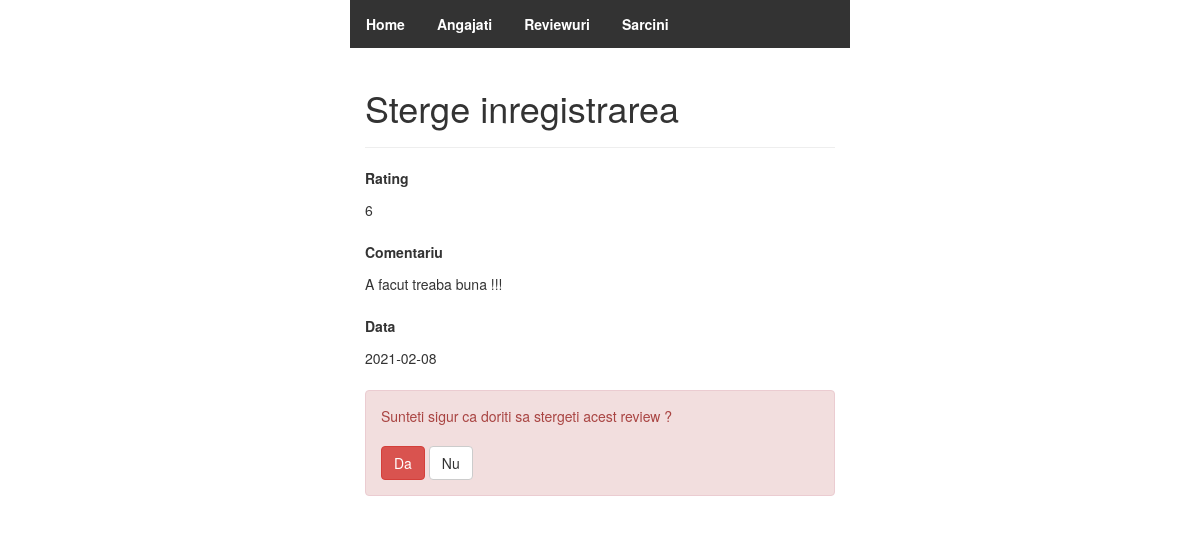
Screenshot of /project_php/reviewuri/sterge.php?id=9 with the database file from the repository.
### tables this page shows
CREATE TABLE `reviewuri` (
  `idreview` bigint NOT NULL,
  `rating` int DEFAULT NULL,
  `comentariu` text,
  `data` date DEFAULT NULL
);

### project_php/reviewuri/sterge.php (the view, shortened to what this page needs)
<?php
if(isset($_GET["id"])){
    if(!empty(trim($_GET["id"]))){
        require_once "../config.php";
        $sql = "SELECT * FROM reviewuri WHERE idreview = ?";
        if($stmt = mysqli_prepare($link, $sql)){
            mysqli_stmt_bind_param($stmt, "i", $param_id);
            if(mysqli_stmt_execute($stmt)){
                $result = mysqli_stmt_get_result($stmt);
                if(mysqli_num_rows($result) == 1){
                    $row = mysqli_fetch_array($result, MYSQLI_ASSOC);
                } else{
                    header("location: ../eroare.php");
                    exit();
                }
            } else{
                echo "EROARE: Nu se poate executa $sql. " . mysqli_error($link);
            }
        }
    } else{
        header("location: ../eroare.php");
        exit();
    }
}
?>
<!DOCTYPE html>
<html lang="en">
<head>
    <link rel="stylesheet" href="https://maxcdn.bootstrapcdn.com/bootstrap/3.3.7/css/bootstrap.css">
    <link rel="stylesheet" href="../main.css">
</head>
<body>
    <div class="wrapper">
        <ul>
            <li><a href="../"><strong>Home</strong></a> </li>
            <li><a href="../angajati"><strong>Angajati</strong></a> </li>
            <li><a href="../reviewuri"><strong>Reviewuri</strong></a> </li>
            <li><a href="../sarcini"><strong>Sarcini</strong></a> </li>
        </ul>
        <div class="container-fluid">
            <div class="row">
                <div class="col-md-12">
                    <div class="page-header">
                        <h1>Sterge inregistrarea</h1>
                    </div>
                    <div class="form-group">
                        <label>Rating</label>
                        <p class="form-control-static"><?php echo $row["rating"]; ?></p>
                    </div>
                    <div class="form-group">
                        <label>Comentariu</label>
                        <p class="form-control-static"><?php echo $row["comentariu"]; ?></p>
                    </div>
                    <div class="form-group">
                        <label>Data</label>
                        <p class="form-control-static"><?php echo $row["data"]; ?></p>
                    </div>
                    <form action="<?php echo htmlspecialchars($_SERVER["PHP_SELF"]); ?>" method="post">
                        <div class="alert alert-danger fade in">
                            <p>Sunteti sigur ca doriti sa stergeti acest review ?</p><br>
                            <p>
                                <input type="submit" value="Da" class="btn btn-danger">
                                <a href="index.php" class="btn btn-default">Nu</a>
                            </p>
                        </div>
                    </form>
                </div>
            </div>
        </div>
    </div>
</body>
</html>

### project_php/main.css (style rules this page uses)
.wrapper { width: 500px; margin: 0 auto; }
ul { list-style-type: none; margin: 0; padding: 0; overflow: hidden; background-color: #333; }
li { float: left }
li a { display: block; color: white; text-align: center; padding: 14px 16px; text-decoration: none }

### rows the page displays
reviewuri: rating "6", comentariu "A facut treaba buna !!!", data "2021-02-08"
